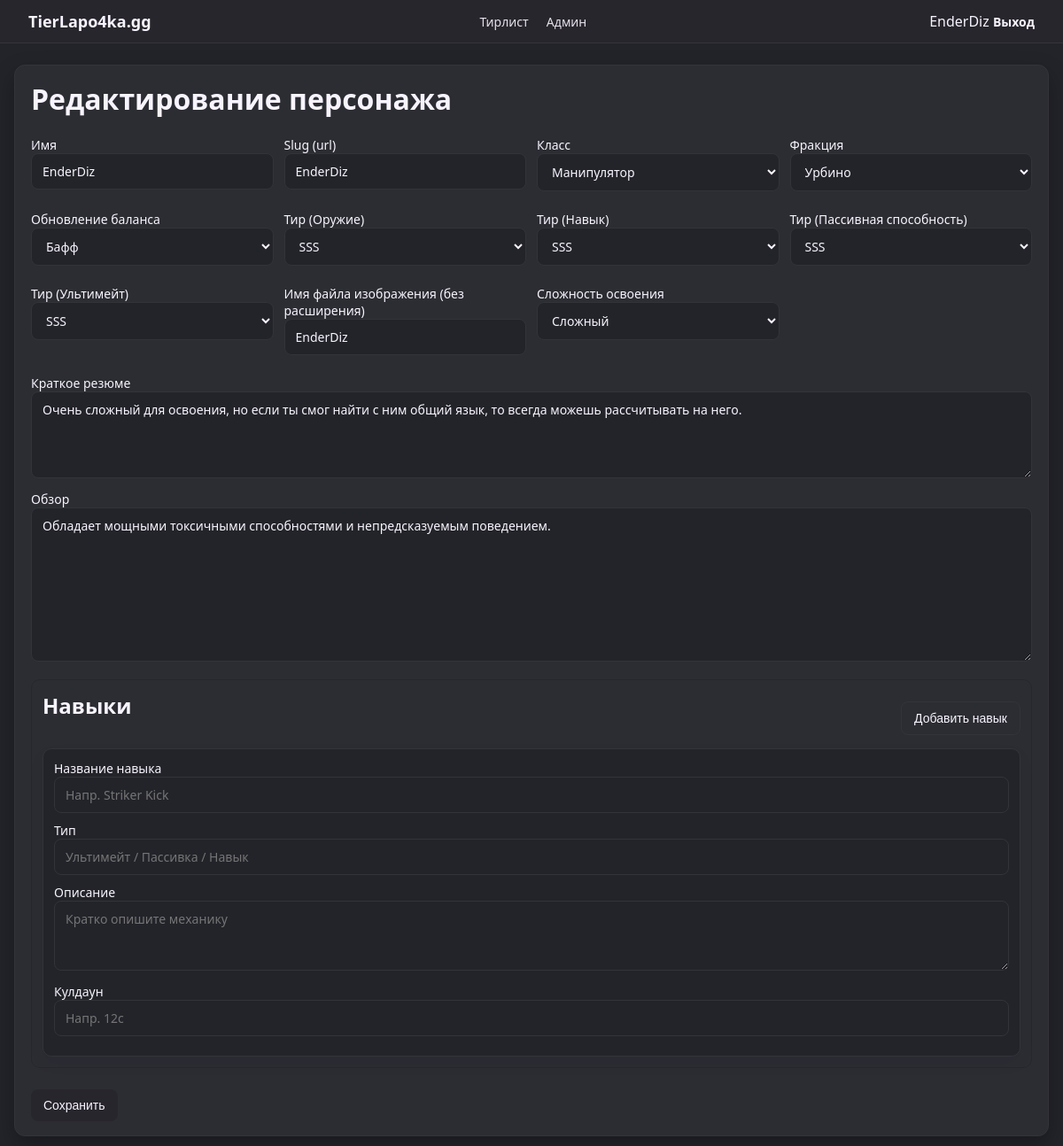
Screenshot of /admin/character/23/edit (signed in) with the database file from the repository.
### models.py (models this page shows, shortened)
class User(db.Model):
    id = db.Column(db.Integer, primary_key=True)
    username = db.Column(db.String(64), unique=True, nullable=False)
    password_hash = db.Column(db.String(255), nullable=False)
    is_admin = db.Column(db.Boolean, default=False)

class Character(db.Model):
    id = db.Column(db.Integer, primary_key=True)
    name = db.Column(db.String(128), nullable=False)
    slug = db.Column(db.String(128), unique=True, nullable=False)
    class_name = db.Column(db.String(32))
    faction = db.Column(db.String(32))
    balance_status = db.Column(db.String(16))
    tier_weapon = db.Column(db.String(3))
    tier_skill = db.Column(db.String(3))
    tier_passive = db.Column(db.String(3))
    tier_ultimate = db.Column(db.String(3))
    difficulty = db.Column(db.String(32))  # НОВОЕ: сложность освоения
    short_summary = db.Column(db.Text)
    review = db.Column(db.Text)
    image_name = db.Column(db.String(255))
    skills = db.relationship("Skill", backref="character", lazy=True,
                             cascade="all, delete-orphan")

### app.py (the view, shortened to what this page needs)
    @app.route("/admin/character/<int:char_id>/edit", methods=["GET", "POST"])
    @admin_required
    def admin_edit_character(char_id):
        ch = Character.query.get_or_404(char_id)
        return render_template("admin_edit_character.html", character=ch)

### auth.py (called while the page is built)
def get_current_user():
    user_id = session.get("user_id")
    if user_id is None:
        return None
    return User.query.get(user_id)

def admin_required(view_func):
    @wraps(view_func)
    def wrapper(*args, **kwargs):
        user = get_current_user()
        if not user or not user.is_admin:
            flash("Недостаточно прав.", "error")
            return redirect(url_for("login"))
        return view_func(*args, **kwargs)
    return wrapper

### templates/admin_edit_character.html (shortened to what this page needs)
{% extends "base.html" %}
{% if character %}
    {% set page_title = "Редактирование персонажа" %}
{% else %}
    {% set page_title = "Новый персонаж" %}
{% endif %}
{% block extra_css %}
<link rel="stylesheet" href="{{ url_for('static', filename='admin.css') }}">
{% endblock %}
{% block content %}
<div class="card">
    <h1>{{ page_title }}</h1>
    <form method="post">
        <div class="form-grid">
            <label>Имя
                <input type="text" name="name" value="{{ character.name if character else '' }}" required>
            </label>
            <label>Slug (url)
                <input type="text" name="slug" value="{{ character.slug if character else '' }}" required>
            </label>
            <label>Класс
                {% set cls = character.class_name if character else '' %}
                <select name="class_name">
                    <option value="Манипулятор" {% if cls=='Манипулятор' %}selected{% endif %}>Манипулятор</option>
                </select>
            </label>
            <label>Фракция
                {% set f = character.faction if character else '' %}
                <select name="faction">
                    <option value="Урбино" {% if f=='Урбино' %}selected{% endif %}>Урбино</option>
                </select>
            </label>
            <label>Обновление баланса
                {% set status = character.balance_status if character else '' %}
                <select name="balance_status">
                    <option value="buff" {% if status=='buff' %}selected{% endif %}>Бафф</option>
                </select>
            </label>
            {% set tw = character.tier_weapon if character else '' %}
            {% set ts = character.tier_skill if character else '' %}
            {% set tp = character.tier_passive if character else '' %}
            {% set tu = character.tier_ultimate if character else '' %}
            {% set tier_options = ['D','C','B','A','S','SS','SSS'] %}
            <label>Тир (Оружие)
                <select name="tier_weapon">
                    {% for v in tier_options %}
                    <option value="{{ v }}" {% if tw==v %}selected{% endif %}>{{ v }}</option>
                    {% endfor %}
                </select>
            </label>
            <label>Тир (Навык)
                <select name="tier_skill">
                    {% for v in tier_options %}
                    <option value="{{ v }}" {% if ts==v %}selected{% endif %}>{{ v }}</option>
                    {% endfor %}
                </select>
            </label>
            <label>Тир (Пассивная способность)
                <select name="tier_passive">
                    {% for v in tier_options %}
                    <option value="{{ v }}" {% if tp==v %}selected{% endif %}>{{ v }}</option>
                    {% endfor %}
                </select>
            </label>
            <label>Тир (Ультимейт)
                <select name="tier_ultimate">
                    {% for v in tier_options %}
                    <option value="{{ v }}" {% if tu==v %}selected{% endif %}>{{ v }}</option>
                    {% endfor %}
                </select>
            </label>
            <label>Имя файла изображения (без расширения)
                <input type="text" name="image_name"
                       value="{{ character.image_name.rsplit('.', 1)[0] if character and character.image_name else '' }}">
            </label>
            <label>Сложность освоения
                {% set raw_diff = character.difficulty if character else '' %}
                {% set diff = 'Лёгкий' if raw_diff == 'Для новичков' else raw_diff %}
                <select name="difficulty">
                    <option value="Сложный" {% if diff=='Сложный' %}selected{% endif %}>Сложный</option>
                </select>
            </label>
        </div>
        <label>Краткое резюме
            <textarea name="short_summary" rows="4">{{ character.short_summary if character else '' }}</textarea>
        </label>
        <label>Обзор
            <textarea name="review" rows="8">{{ character.review if character else '' }}</textarea>
        </label>
        <div class="skills-form">
            <div class="skills-form__header">
                <h2>Навыки</h2>
                <button type="button" class="btn btn-ghost" id="add-skill-btn">Добавить навык</button>
            </div>
            <div id="skills-list">
                {% set skills = character.skills if character and character.skills else [None] %}
                {% for skill in skills %}
                    <div class="skill-form-row">
                        <label>Название навыка
                            <input type="text" name="skill_name" value="{{ skill.name if skill else '' }}" placeholder="Напр. Striker Kick">
                        </label>
                        <label>Тип
                            <input type="text" name="skill_type" value="{{ skill.type if skill else '' }}" placeholder="Ультимейт / Пассивка / Навык">
                        </label>
                        <label>Описание
                            <textarea name="skill_description" rows="3" placeholder="Кратко опишите механику">{{ skill.description if skill else '' }}</textarea>
                        </label>
                        <label>Кулдаун
                            <input type="text" name="skill_cooldown" value="{{ skill.cooldown if skill else '' }}" placeholder="Напр. 12с">
                        </label>
                    </div>
                {% endfor %}
            </div>
        </div>
        <button type="submit">Сохранить</button>
    </form>
</div>
{% endblock %}

### templates/base.html (shortened to what this page needs)
<!doctype html>
<html lang="en">
<head>
    <link rel="stylesheet" href="{{ url_for('static', filename='style.css') }}">
    {% block extra_css %}{% endblock %}
</head>
<body>
<header class="top-nav">
    <a class="logo" href="{{ url_for('tier_list') }}">TierLapo4ka.gg</a>
    <nav>
        <a href="{{ url_for('tier_list') }}">Тирлист</a>
        {% if current_user and current_user.is_admin %}
            <a href="{{ url_for('admin_dashboard') }}">Админ</a>
        {% endif %}
    </nav>
    <div class="user-block">
        {% if current_user %}
            <span>{{ current_user.username }}</span>
            <a href="{{ url_for('logout') }}">Выход</a>
        {% else %}
            <a href="{{ url_for('login') }}">Авторизация</a>
        {% endif %}
    </div>
</header>
<main class="page-container {% block page_class %}{% endblock %}">
    {% block content %}{% endblock %}
</main>
</body>
</html>

### static/style.css (style rules this page uses)
body { margin: 0; font-family: system-ui, -apple-system, BlinkMacSystemFont, "Segoe UI", sans-serif; background: #23242a; color: #F8F4FF; }
a { color: inherit; text-decoration: none; }
.top-nav { position: sticky; top: 0; z-index: 10; display: flex; align-items: center; justify-content: space-between; padding: 12px 32px; background: #28262d; border-bottom: 1px solid #33343a; color: #F8F4FF; backdrop-filter: blur(8px); }
.logo { font-weight: 700; font-size: 18px; }
.top-nav nav a { margin-right: 16px; font-size: 14px; opacity: 0.9; }
.user-block a { font-size: 14px; font-weight: 600; }
.page-container { max-width: 1280px; margin: 24px auto 40px; padding: 0 16px; }
.card { background: #2c2d33; border-radius: 12px; padding: 16px 18px; margin-bottom: 20px; border: 1px solid #33343a; box-shadow: 0 10px 25px rgba(0, 0, 0, 0.28); }
h1, h2, h3 { margin-top: 0; color: #F8F4FF; }
label { display: block; font-size: 14px; margin-bottom: 10px; color: #F8F4FF; }
input[type="text"], input[type="password"], textarea, select { width: 100%; background: #23242a; border-radius: 8px; border: 1px solid #33343a; padding: 10px 12px; color: #F8F4FF; font: inherit; box-sizing: border-box; }
button, .btn { display: inline-block; padding: 10px 14px; border-radius: 8px; border: none; background: #28262d; color: #F8F4FF; font-size: 14px; cursor: pointer; margin-top: 8px; transition: filter 0.12s ease, transform 0.12s ease; }

### static/admin.css (style rules this page uses)
.form-grid { display: grid; grid-template-columns: repeat(auto-fit, minmax(240px, 1fr)); gap: 12px; margin-bottom: 12px; }
.skills-form { margin: 16px 0; padding: 12px; border-radius: 10px; background: #2c2d33; border: 1px solid #28262d; }
.skills-form__header { display: flex; align-items: center; justify-content: space-between; gap: 10px; margin-bottom: 12px; }
.skill-form-row { padding: 12px; border-radius: 10px; background: #23242a; border: 1px solid #33343a; box-shadow: 0 8px 18px rgba(19, 25, 44, 0.05); margin-bottom: 12px; }
.skill-form-row:last-child { margin-bottom: 0; }
.btn-ghost { background: transparent; color: #F8F4FF; border: 1px solid #33343a; }

### rows the page displays
User: username "EnderDiz"
Character: name "EnderDiz", slug "EnderDiz", class_name "Манипулятор", faction "Урбино", balance_status "Бафф", tier_weapon "SSS", tier_skill "SSS", tier_passive "SSS", tier_ultimate "SSS", image_name "EnderDiz", difficulty "Сложный", short_summary "Очень сложный для освоения, но если ты смог найти с ним общий язык, то всегда можешь рассчитывать на него.", review "Обладает мощными токсичными способностями и непредсказуемым поведением."

### other values shown
{{ page_title }} "Редактирование персонажа"
